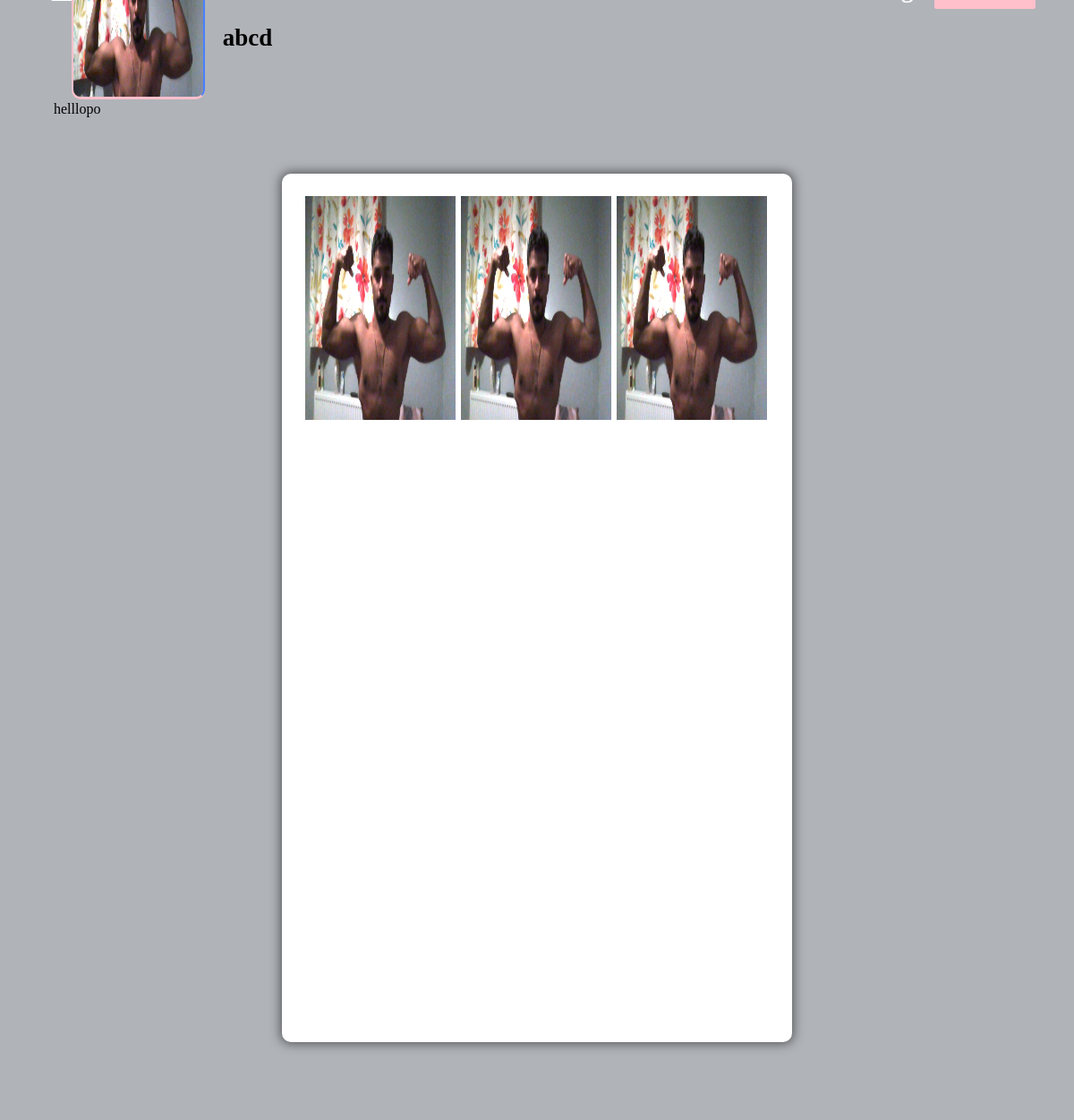
Screenshot of /profile/abcd (signed in) with the database file from the repository.
### core/models.py (models this page shows, shortened)
class Profile(models.Model):
    user=models.ForeignKey(User,on_delete=models.CASCADE)
    id_user=models.IntegerField()
    bio=models.TextField(blank=True)
    profileimg=models.ImageField(upload_to='profile_images',default='blank-profile-picture.png')
    location=models.CharField(max_length=100,blank=True)

class Post(models.Model):
    id=models.UUIDField(primary_key=True,default=uuid.uuid4)
    user=models.CharField(max_length=100)
    image=models.ImageField(upload_to='post_images')
    caption=models.TextField()
    created_at=models.DateTimeField(default=datetime.now)
    no_of_likes=models.IntegerField(default=0)

### core/views.py (the view)
# urls.py: path('profile/<str:pk>',views.profile,name='profile'),
@login_required(login_url='signin')
def profile(request,pk):
    user_object=User.objects.get(username=pk)
    user_profile=Profile.objects.get(user=user_object)
    user_posts=Post.objects.filter(user=pk)
    user_post_length=len(user_posts)
    follower=request.user.username
    user=pk
    if FollowersCount.objects.filter(follower=follower,user=user).first():
        button_text='Unfollow'
    else:
        button_text='Follow'
    user_followers=len(FollowersCount.objects.filter(user=pk))
    user_following=len(FollowersCount.objects.filter(follower=pk))
    context={
        'user_object':user_object,
        'user_profile':user_profile,
        'user_posts':user_posts,
        'user_post_length':user_post_length,
        'button_text':button_text,
        'user_followers':user_followers,
        'user_following':user_following
    }
    return render(request,'profile.html',context)

### templates/profile.html (shortened to what this page needs)
{% load static %}
<!DOCTYPE html>
<html lang="en">
<head>
    <link rel="stylesheet" href="{% static 'css/main.min.css' %}">
    <link rel="stylesheet" href="{% static 'css/style.css' %}">
    <link rel="stylesheet" href="{% static 'css/color.css' %}">
    <link rel="stylesheet" href="{% static 'css/responsive.css' %}">
</head>
<body>
	<section>
			<div class="feature-photo">
				<figure><img src="{% static 'images/resources/timeline-1.jpg' %}" alt=""></figure>
				<form action="/follow" method="post">
					<div class="add-btn">
					{% if user_object.username == user.username %}
					<a href="/settings" data-ripple="">Account Setting</a>
					{% else %}
					<a data-ripple=""><button type="submit" style="background-color: #ffc0cb; border: #ffc0cb;">{{button_text}}</button></a>
					{% endif %}
					</div>
				</form>
				<div class="container-fluid">
					<div class="row merged">
						<div class="col-lg-2 col-sm-3">
							<div class="user-avatar">
								<figure>
									<img src="{{user_profile.profileimg.url}}" style="height: 250px; width: 100%;" alt="">
								</figure>
							</div>
						</div>
						<div class="col-lg-10 col-sm-9">
							<div class="timeline-info">
								<ul>
									<li class="admin-name">
									  <h5 style="color: black;white-space: nowrap; width: 110px; font-size: 27px;"><b>{{user_profile.user.username}}</b></h5>
									</li>
								</ul>
							</div>
						</div>
					</div>
				</div>
			</div>
		</section>
		<section>
			<div class="bio">
				{{user_profile.bio}}
			</div>
		</section>
	<section>
		<div class="gap gray-bg">
			<div class="container-fluid">
				<div class="row">
					<div class="col-lg-12">
						<div class="row" id="page-contents">
							<div class="col-lg-3">
								<aside class="sidebar static">
								</aside>
							</div>
							<div class="col-lg-6">
								<div class="central-meta">
									<ul class="photos">
										{% for post in user_posts%}
										<li>
											<a class="strip" href="{{post.image.url}}" title="" data-strip-group="mygroup" data-strip-group-options="loop: false">
												<img src="{{post.image.url}}" style="height: 250px; width: 300px;" alt=""></a>
										</li>
										{% endfor %}
									</ul>
								</div>
							</div>
							<div class="col-lg-3">
								<aside class="sidebar static">
								</aside>
							</div>
						</div>
					</div>
				</div>
			</div>
		</div>
	</section>
</body>
</html>

### static/css/color.css (style rules this page uses)
#nprogress .bar, .timeline-info > ul li a::before, .add-btn > a, .activitiez > li::before, form button, .colla-apps > li a:hover, a.underline:before, .setting-row input:checked + label, .user-avatar:hover .edit-phto, .error-meta > a, .color-bg, .add-butn, .nav.nav-tabs.likes-btn > li a.active, a.dislike-btn, .drop > a:hover, .btn-view.btn-load-more:hover, .accordion .card h5 button[aria-expanded="true"], .chat-head, .f-page > figure em, .inbox-panel-head > ul > li > a, .nav-tabs--left .nav-link.active, .nav-tabs--left .nav-link.active:hover, footer .widget-title h4::before, #topcontrol, .sidebar .widget-title::before, .f-title::before, .g-post-classic > figure > i::after, .purify > a, .help-list > a:hover, .open-position::before, .info > a, .category-box:hover, .category-box.selected, a.main-btn, .section-heading::before, .getquot-baner, .more-branches > h4::before, .is-helpful > a, .cart-optionz > li > a:hover, .paginationz > li a:hover, .paginationz > li a.active, .shopping-cart, a.btn2:hover, .form-submit > input[type="submit"], button.submit-checkout, .delete-cart:hover, .proceed .button, .amount-area .update-cart, a.addnewforum, .apply-bttons > a { background: orange; }

### static/css/responsive.css (style rules this page uses)
@media screen and (max-width: 1281px) and (min-width: 1024px) { .photos > li { min-width: 32.2%; width: 32.2%; } }
@media screen and (max-width: 1281px) and (min-width: 1024px) { .timeline-info { line-height: 51px; } }
@media screen and (max-width: 1281px) and (min-width: 1024px) { .timeline-info .admin-name > h5 { font-size: 20px; } }
@media screen and (max-width: 1281px) and (min-width: 1024px) { .user-avatar { width: 80.2% } }

### rows the page displays
Profile: profileimg (picture), user.username "abcd", bio "helllopo"
Post: image (picture)
Post: image (picture)
Post: image (picture)
